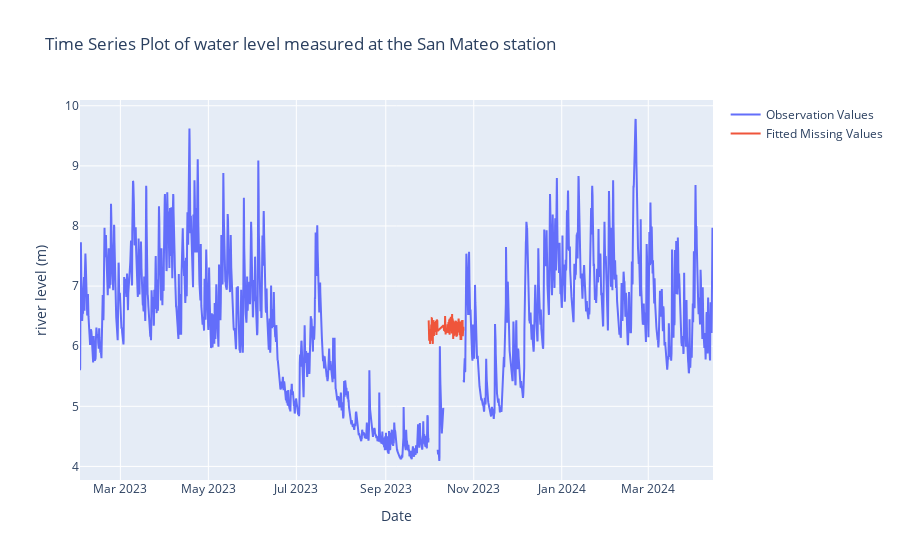

Notebook code cell kept with this figure:
### Markdown cell above
### ML methods
Use the fitted model to estimate the missing values of the river level data of the sensor at San Mateo station

### Code cell
# Create a new DataFrame with rows where y has missing values
X_missing = X[y.isnull()]
missing_index = y[y.isnull()].index

# Predict missing values in y using the best model
y_missing_pred = best_model.predict(X_missing)

# Create traces for the original observation values and fitted missing values
trace_obs = go.Scatter(x=y.index, y=y, mode='lines', name='Observation Values')
trace_filled = go.Scatter(x=missing_index, y=y_missing_pred, mode='lines', name='Fitted Missing Values')

# Create the plot layout
layout = go.Layout(title='Time Series Plot of water level measured at the San Mateo station',
                   xaxis=dict(title='Date'),
                   yaxis=dict(title='river level (m)'))

# Create the figure and add the traces
fig = go.Figure(data=[trace_obs, trace_filled], layout=layout)

# Display the plot
fig.show()

### Figure 1 — Plotly figure (JSON) as saved in the notebook; plotly's stock layout.template omitted (floating-point values rounded to 4 significant figures; data arrays with more than 128 entries replaced by an {"elided": "..."} marker saying what was removed)
{"data": [{"mode": "lines", "name": "Observation Values", "type": "scatter", "x": {"elided": "3512 str values"}, "y": {"elided": "3512 float values"}}, {"mode": "lines", "name": "Fitted Missing Values", "type": "scatter", "x": {"elided": "161 str values"}, "y": {"elided": "161 float values"}}], "layout": {"title": {"text": "Time Series Plot of water level measured at the San Mateo station"}, "xaxis": {"title": {"text": "Date"}}, "yaxis": {"title": {"text": "river level (m)"}}}}
